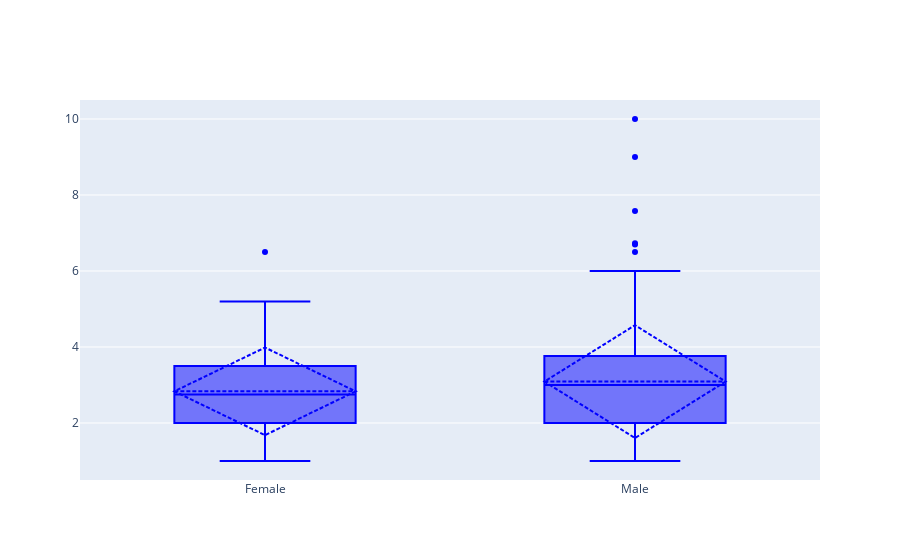

Here is the notebook cell this chart was saved with:
### Code cell
#Using Graph Objects
fig = go.Figure()
fig.add_traces(go.Box(x=data_tips.sex, y = data_tips.tip,
                     marker_color = 'blue',
                     boxmean = 'sd')) #shows mean std etc

### Figure 1 — Plotly figure (JSON) as saved in the notebook; plotly's stock layout.template omitted (floating-point values rounded to 4 significant figures; data arrays with more than 128 entries replaced by an {"elided": "..."} marker saying what was removed)
{"data": [{"boxmean": "sd", "marker": {"color": "blue"}, "type": "box", "x": {"elided": "244 str values"}, "y": {"elided": "244 float values"}}], "layout": {}}
